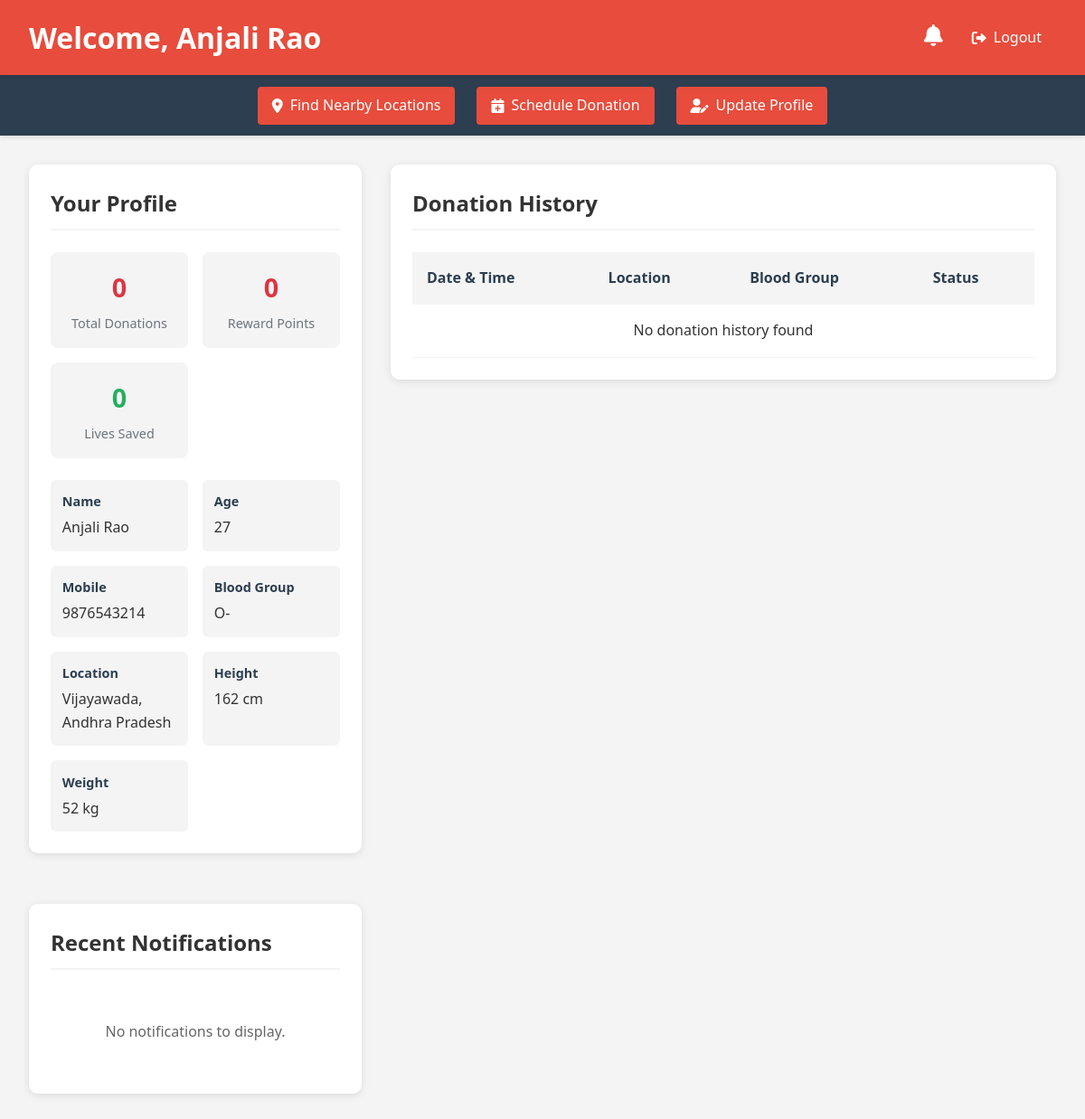
Page /user_dashboard.php (signed in) on the committed database.
### tables this page shows
CREATE TABLE `users` (
  `id` int(11) NOT NULL,
  `name` varchar(100) NOT NULL,
  `age` int(11) NOT NULL,
  `mobile` varchar(15) NOT NULL,
  `email` varchar(255) DEFAULT NULL,
  `id_proof` varchar(20) NOT NULL,
  `state` varchar(50) NOT NULL,
  `city` varchar(50) NOT NULL,
  `blood_group` varchar(3) NOT NULL,
  `house_no` varchar(50) DEFAULT NULL,
  `colony` varchar(100) DEFAULT NULL,
  `street` varchar(100) DEFAULT NULL,
  `landmark` varchar(100) DEFAULT NULL,
  `latitude` decimal(10,8) DEFAULT NULL,
  `longitude` decimal(11,8) DEFAULT NULL,
  `height` int(11) NOT NULL,
  `weight` int(11) NOT NULL,
  `password` varchar(255) NOT NULL,
  `role` enum('user','hospital','admin') DEFAULT 'user',
  `status` enum('active','inactive') DEFAULT 'active',
  `points` int(11) DEFAULT 0,
  `created_at` timestamp NOT NULL DEFAULT current_timestamp(),
  `updated_at` timestamp NOT NULL DEFAULT current_timestamp() ON UPDATE current_timestamp(),
  `state_id` int(11) DEFAULT NULL,
  `city_id` int(11) DEFAULT NULL
);

### user_dashboard.php (the view, shortened to what this page needs)
<?php
require_once 'config.php';
$user_id = $_SESSION['user_id'];
$sql = "SELECT * FROM users WHERE id = '$user_id'";
$result = $conn->query($sql);
$user = $result->fetch_assoc();
$donation_sql = "SELECT d.*,
                 CASE
                    WHEN d.location_type = 'hospital' THEN h.name
                    WHEN d.location_type = 'blood_bank' THEN b.name
                 END as location_name
                 FROM donations d
                 LEFT JOIN hospitals h ON d.location_type = 'hospital' AND d.location_id = h.id
                 LEFT JOIN blood_banks b ON d.location_type = 'blood_bank' AND d.location_id = b.id
                 WHERE d.user_id = '$user_id'
                 ORDER BY d.donation_date DESC";
$donation_result = $conn->query($donation_sql);
$total_donations_sql = "SELECT COUNT(*) as total FROM donations WHERE user_id = '$user_id' AND status = 'completed'";
$total_donations_result = $conn->query($total_donations_sql);
$total_donations = $total_donations_result->fetch_assoc()['total'];
$lives_saved = $total_donations * 3;
$notifications_sql = "SELECT n.*,
                     dr.blood_group as requested_blood_group,
                     dr.status as request_status,
                     h.name as hospital_name,
                     h.city as hospital_city,
                     h.state as hospital_state
                     FROM notifications n
                     LEFT JOIN donation_requests dr ON n.type = 'donation_request'
                        AND dr.id = CAST(SUBSTRING_INDEX(n.message, 'Request ID: ', -1) AS UNSIGNED)
                     LEFT JOIN hospitals h ON dr.hospital_id = h.id
                     WHERE n.user_id = ?
                     ORDER BY n.created_at DESC";
$stmt = $conn->prepare($notifications_sql);
$stmt->bind_param('i', $user_id);
$stmt->execute();
$notifications_result = $stmt->get_result();
?>
<!DOCTYPE html>
<html lang="en">
<head>
    <link href="https://cdnjs.cloudflare.com/ajax/libs/font-awesome/6.0.0/css/all.min.css" rel="stylesheet">
</head>
<body>
    <div class="header">
        <h1>Welcome, <?php echo htmlspecialchars($user['name']); ?></h1>
        <div class="header-right">
            <div class="notification-bell" onclick="toggleNotifications()" id="notificationBell">
                <i class="fas fa-bell" style="font-size: 1.5rem;"></i>
            </div>
            <a href="logout.php" class="btn"><i class="fas fa-sign-out-alt"></i> Logout</a>
        </div>
    </div>
    <div class="nav-bar">
        <a href="nearby_locations.php" class="btn"><i class="fas fa-map-marker-alt"></i> Find Nearby Locations</a>
        <a href="schedule_donation.php" class="btn"><i class="fas fa-calendar-plus"></i> Schedule Donation</a>
        <a href="update_profile.php" class="btn"><i class="fas fa-user-edit"></i> Update Profile</a>
    </div>
    <div class="container">
        <div class="dashboard-grid">
            <div>
                <div class="card">
                    <div class="card-header">
                        <h2>Your Profile</h2>
                    </div>
                    <div class="stats-grid">
                        <div class="stat-card">
                            <div class="stat-value"><?php echo $total_donations; ?></div>
                            <div class="stat-label">Total Donations</div>
                        </div>
                        <div class="stat-card">
                            <div class="stat-value points-display"><?php echo htmlspecialchars($user['points']); ?></div>
                            <div class="stat-label">Reward Points</div>
                        </div>
                        <div class="stat-card">
                            <div class="stat-value" style="color: #27ae60;"><?php echo $lives_saved; ?></div>
                            <div class="stat-label">Lives Saved</div>
                        </div>
                    </div>
                    <div class="profile-info">
                        <div class="info-item">
                            <div class="info-label">Name</div>
                            <div><?php echo htmlspecialchars($user['name']); ?></div>
                        </div>
                        <div class="info-item">
                            <div class="info-label">Age</div>
                            <div><?php echo htmlspecialchars($user['age']); ?></div>
                        </div>
                        <div class="info-item">
                            <div class="info-label">Mobile</div>
                            <div><?php echo htmlspecialchars($user['mobile']); ?></div>
                        </div>
                        <div class="info-item">
                            <div class="info-label">Blood Group</div>
                            <div><?php echo htmlspecialchars($user['blood_group']); ?></div>
                        </div>
                        <div class="info-item">
                            <div class="info-label">Location</div>
                            <div><?php echo htmlspecialchars($user['city'] . ', ' . $user['state']); ?></div>
                        </div>
                        <div class="info-item">
                            <div class="info-label">Height</div>
                            <div><?php echo htmlspecialchars($user['height']); ?> cm</div>
                        </div>
                        <div class="info-item">
                            <div class="info-label">Weight</div>
                            <div><?php echo htmlspecialchars($user['weight']); ?> kg</div>
                        </div>
                    </div>
                </div>
            </div>
            <div>
                <div class="card">
                    <div class="card-header">
                        <h2>Donation History</h2>
                    </div>
                    <table>
                        <thead>
                            <tr>
                                <th>Date & Time</th>
                                <th>Location</th>
                                <th>Blood Group</th>
                                <th>Status</th>
                            </tr>
                        </thead>
                        <tbody>
                            <?php
                            if ($donation_result->num_rows > 0) {
                                while($row = $donation_result->fetch_assoc()) {
                                    $donation_date = new DateTime($row['donation_date']);
                                    echo "<tr>";
                                    echo "<td>" . $donation_date->format('F j, Y h:i A') . "</td>";
                                    echo "<td>" . htmlspecialchars($row['location_name']) . "</td>";
                                    echo "<td>" . htmlspecialchars($row['blood_group']) . "</td>";
                                    echo "<td><span class='status-badge status-" . htmlspecialchars($row['status']) . "'>" .
                                         htmlspecialchars($row['status']) . "</span></td>";
                                    echo "</tr>";
                                }
                            } else {
                                echo "<tr><td colspan='4' style='text-align: center;'>No donation history found</td></tr>";
                            }
                            ?>
                        </tbody>
                    </table>
                </div>
            </div>
            <div class="card">
                <div class="card-header">
                    <h2>Recent Notifications</h2>
                </div>
                <div class="notifications-list">
                    <?php if ($notifications_result && $notifications_result->num_rows > 0): ?>
                        <?php while($notification = $notifications_result->fetch_assoc()): ?>
                            <div class="notification-item <?php echo $notification['status'] === 'unread' ? 'unread' : ''; ?>">
                                <div class="notification-header">
                                    <h3><?php echo htmlspecialchars($notification['title']); ?></h3>
                                    <span class="notification-time">
                                        <?php echo date('M d, Y H:i', strtotime($notification['created_at'])); ?>
                                    </span>
                                </div>
                                <div class="notification-body">
                                    <p><?php echo htmlspecialchars($notification['message']); ?></p>
                                    <?php if ($notification['type'] === 'donation_request' && $notification['hospital_name']): ?>
                                        <div class="requester-info">
                                            <p><strong>Hospital:</strong> <?php echo htmlspecialchars($notification['hospital_name']); ?></p>
                                            <p><strong>Location:</strong> <?php echo htmlspecialchars($notification['hospital_city'] . ', ' . $notification['hospital_state']); ?></p>
                                        </div>
                                        <div class="notification-actions">
                                            <button class="btn btn-accept" onclick="respondToDonationRequest(<?php echo $notification['id']; ?>, 'accept')">Accept</button>
                                            <button class="btn btn-reject" onclick="respondToDonationRequest(<?php echo $notification['id']; ?>, 'reject')">Decline</button>
                                        </div>
                                    <?php endif; ?>
                                </div>
                            </div>
                        <?php endwhile; ?>
                    <?php else: ?>
                        <p class="no-notifications">No notifications to display.</p>
                    <?php endif; ?>
                </div>
            </div>
        </div>
    </div>
</body>
</html>

### user_dashboard.php (style rules this page uses)
:root { --primary-color: #e74c3c; --secondary-color: #2c3e50; --accent-color: #3498db; --text-color: #333; --light-gray: #f4f4f4; --white: #ffffff; }
* { margin: 0; padding: 0; box-sizing: border-box; }
body { font-family: 'Segoe UI', Tahoma, Geneva, Verdana, sans-serif; background-color: var(--light-gray); color: var(--text-color); line-height: 1.6; }
.header { background-color: var(--primary-color); color: var(--white); padding: 1rem 2rem; display: flex; justify-content: space-between; align-items: center; box-shadow: 0 2px 5px rgba(0,0,0,0.1); position: relative; }
.header-right { display: flex; align-items: center; position: relative; }
.nav-bar { background-color: var(--secondary-color); padding: 0.8rem 2rem; display: flex; gap: 1.5rem; justify-content: center; box-shadow: 0 2px 5px rgba(0,0,0,0.1); }
.container { max-width: 1200px; margin: 2rem auto; padding: 0 2rem; }
.dashboard-grid { display: grid; grid-template-columns: 1fr 2fr; gap: 2rem; }
.card { background-color: var(--white); border-radius: 10px; padding: 1.5rem; box-shadow: 0 2px 10px rgba(0,0,0,0.1); margin-bottom: 1.5rem; }
.card-header { display: flex; justify-content: space-between; align-items: center; margin-bottom: 1.5rem; padding-bottom: 0.5rem; border-bottom: 2px solid var(--light-gray); }
.stats-grid { display: grid; grid-template-columns: repeat(2, 1fr); gap: 1rem; margin-bottom: 1.5rem; }
.stat-card { background-color: var(--light-gray); padding: 1rem; border-radius: 8px; text-align: center; }
.stat-value { font-size: 2rem; font-weight: bold; color: var(--primary-color); }
.stat-label { color: var(--secondary-color); font-size: 0.9rem; }
.profile-info { display: grid; grid-template-columns: repeat(2, 1fr); gap: 1rem; }
.info-item { padding: 0.8rem; background-color: var(--light-gray); border-radius: 6px; }
.info-label { font-weight: 600; color: var(--secondary-color); font-size: 0.9rem; margin-bottom: 0.3rem; }
.points-display { color: var(--primary-color); font-weight: bold; font-size: 1.2em; }
table { width: 100%; border-collapse: separate; border-spacing: 0; margin-top: 1rem; }
th, td { padding: 1rem; text-align: left; border-bottom: 1px solid var(--light-gray); }
th { background-color: var(--light-gray); font-weight: 600; color: var(--secondary-color); }
.btn { background-color: var(--primary-color); color: var(--white); padding: 0.6rem 1.2rem; border: none; border-radius: 5px; cursor: pointer; text-decoration: none; display: inline-flex; align-items: center; gap: 0.5rem; transition: background-color 0.3s; }
.btn i { font-size: 1rem; }
.notification-bell { position: relative; margin-right: 1rem; cursor: pointer; display: inline-block; }
.no-notifications { padding: 2rem; text-align: center; color: #6c757d; background-color: white; position: relative; z-index: 1; display: flex; flex-direction: column; align-items: center; gap: 1rem; }
.notifications-list { max-height: 500px; overflow-y: auto; }
.btn { padding: 0.5rem 1rem; border: none; border-radius: 4px; cursor: pointer; font-weight: 500; transition: background-color 0.3s; }
.no-notifications { text-align: center; color: #666; padding: 2rem; }
.stat-value { font-size: 1.8rem; font-weight: bold; color: #dc3545; margin-bottom: 0.3rem; }
.stat-label { color: #6c757d; font-size: 0.9rem; }

### rows in the picture
users: name "Anjali Rao", points "0", age "27", mobile "9876543214", blood_group "O-", city+state "Vijayawada, Andhra Pradesh", height "162", weight "52"

### other values in the picture
$total_donations "0"
$lives_saved "0"
